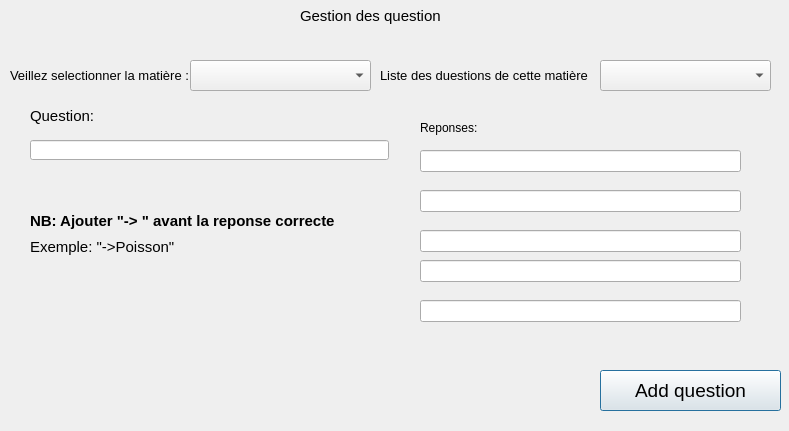
<?xml version="1.0" encoding="UTF-8"?>
<ui version="4.0">
 <class>MakeTest</class>
 <widget class="QDialog" name="MakeTest">
  <property name="geometry">
   <rect>
    <x>0</x>
    <y>0</y>
    <width>789</width>
    <height>431</height>
   </rect>
  </property>
  <property name="windowTitle">
   <string>Dialog</string>
  </property>
  <widget class="QPushButton" name="pushButton_add">
   <property name="geometry">
    <rect>
     <x>600</x>
     <y>370</y>
     <width>181</width>
     <height>41</height>
    </rect>
   </property>
   <property name="font">
    <font>
     <pointsize>14</pointsize>
    </font>
   </property>
   <property name="text">
    <string>Add question</string>
   </property>
  </widget>
  <widget class="QPushButton" name="pushButton_exit">
   <property name="geometry">
    <rect>
     <x>890</x>
     <y>550</y>
     <width>181</width>
     <height>41</height>
    </rect>
   </property>
   <property name="font">
    <font>
     <pointsize>14</pointsize>
    </font>
   </property>
   <property name="text">
    <string>Exit</string>
   </property>
  </widget>
  <widget class="QWidget" name="widget" native="true">
   <property name="geometry">
    <rect>
     <x>400</x>
     <y>110</y>
     <width>381</width>
     <height>221</height>
    </rect>
   </property>
   <widget class="QLabel" name="label_2">
    <property name="geometry">
     <rect>
      <x>20</x>
      <y>10</y>
      <width>569</width>
      <height>16</height>
     </rect>
    </property>
    <property name="text">
     <string>Reponses:</string>
    </property>
   </widget>
   <widget class="QLineEdit" name="lineEdit_r1">
    <property name="geometry">
     <rect>
      <x>20</x>
      <y>40</y>
      <width>321</width>
      <height>22</height>
     </rect>
    </property>
   </widget>
   <widget class="QLineEdit" name="lineEdit_r2">
    <property name="geometry">
     <rect>
      <x>20</x>
      <y>80</y>
      <width>321</width>
      <height>22</height>
     </rect>
    </property>
   </widget>
   <widget class="QLineEdit" name="lineEdit_r3">
    <property name="geometry">
     <rect>
      <x>20</x>
      <y>120</y>
      <width>321</width>
      <height>22</height>
     </rect>
    </property>
   </widget>
   <widget class="QLineEdit" name="lineEdit_r4">
    <property name="geometry">
     <rect>
      <x>20</x>
      <y>150</y>
      <width>321</width>
      <height>22</height>
     </rect>
    </property>
   </widget>
   <widget class="QLineEdit" name="lineEdit_r5">
    <property name="geometry">
     <rect>
      <x>20</x>
      <y>190</y>
      <width>321</width>
      <height>22</height>
     </rect>
    </property>
   </widget>
  </widget>
  <widget class="QLabel" name="label_4">
   <property name="geometry">
    <rect>
     <x>30</x>
     <y>230</y>
     <width>337</width>
     <height>34</height>
    </rect>
   </property>
   <property name="font">
    <font>
     <pointsize>11</pointsize>
    </font>
   </property>
   <property name="text">
    <string>Exemple: &quot;-&gt;Poisson&quot;</string>
   </property>
  </widget>
  <widget class="QLabel" name="label_3">
   <property name="geometry">
    <rect>
     <x>30</x>
     <y>210</y>
     <width>337</width>
     <height>21</height>
    </rect>
   </property>
   <property name="font">
    <font>
     <pointsize>11</pointsize>
     <weight>75</weight>
     <bold>true</bold>
    </font>
   </property>
   <property name="text">
    <string>NB: Ajouter &quot;-&gt; &quot; avant la reponse correcte</string>
   </property>
  </widget>
  <widget class="QLineEdit" name="lineEdit_q">
   <property name="geometry">
    <rect>
     <x>30</x>
     <y>140</y>
     <width>359</width>
     <height>20</height>
    </rect>
   </property>
  </widget>
  <widget class="QLabel" name="label">
   <property name="geometry">
    <rect>
     <x>30</x>
     <y>100</y>
     <width>211</width>
     <height>31</height>
    </rect>
   </property>
   <property name="font">
    <font>
     <pointsize>11</pointsize>
    </font>
   </property>
   <property name="text">
    <string>Question:</string>
   </property>
  </widget>
  <widget class="QLabel" name="label_5">
   <property name="geometry">
    <rect>
     <x>10</x>
     <y>60</y>
     <width>181</width>
     <height>31</height>
    </rect>
   </property>
   <property name="font">
    <font>
     <pointsize>10</pointsize>
    </font>
   </property>
   <property name="text">
    <string>Veillez selectionner la matière :</string>
   </property>
  </widget>
  <widget class="QComboBox" name="comboBoxMatiere">
   <property name="geometry">
    <rect>
     <x>190</x>
     <y>60</y>
     <width>181</width>
     <height>31</height>
    </rect>
   </property>
  </widget>
  <widget class="QLabel" name="label_6">
   <property name="geometry">
    <rect>
     <x>300</x>
     <y>0</y>
     <width>211</width>
     <height>31</height>
    </rect>
   </property>
   <property name="font">
    <font>
     <pointsize>11</pointsize>
    </font>
   </property>
   <property name="text">
    <string>Gestion des question</string>
   </property>
  </widget>
  <widget class="QComboBox" name="comboBoxQuestion">
   <property name="geometry">
    <rect>
     <x>600</x>
     <y>60</y>
     <width>171</width>
     <height>31</height>
    </rect>
   </property>
  </widget>
  <widget class="QLabel" name="label_7">
   <property name="geometry">
    <rect>
     <x>380</x>
     <y>60</y>
     <width>211</width>
     <height>31</height>
    </rect>
   </property>
   <property name="font">
    <font>
     <pointsize>10</pointsize>
    </font>
   </property>
   <property name="text">
    <string>Liste des duestions de cette matière</string>
   </property>
  </widget>
 </widget>
 <resources/>
 <connections/>
</ui>
